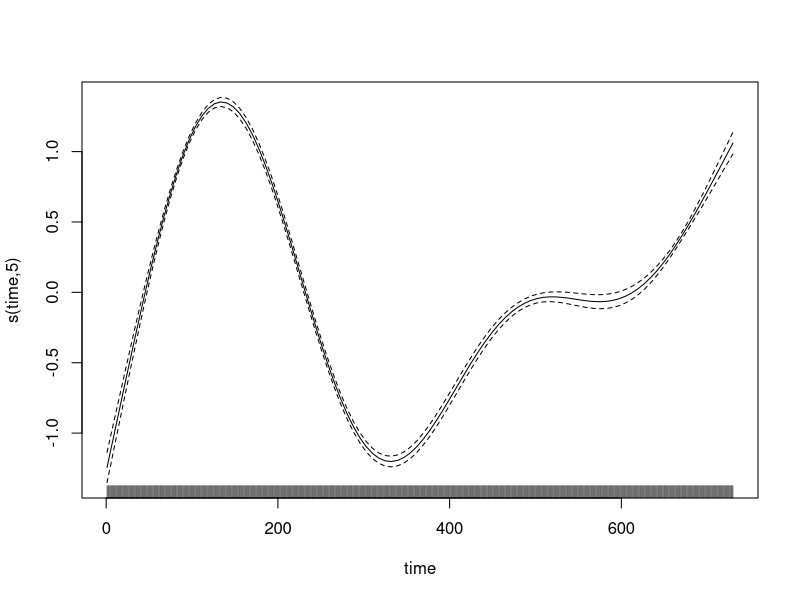
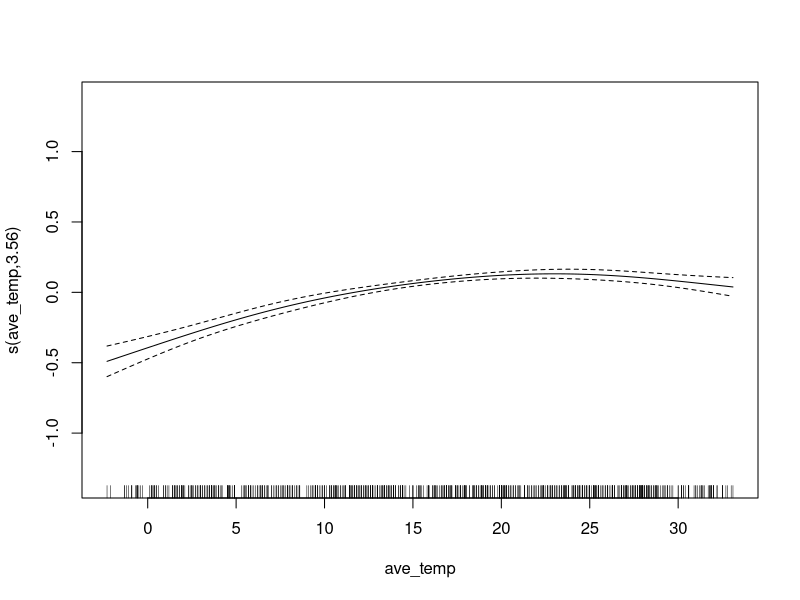

Write the R code that produced these figures, in order.
library(mgcv)
library(lubridate)
setwd('/Users/Evan/DataScience/R-Programming/HFMD/')
hfmd=read.csv('hfmd.csv')
hfmd$log=log(hfmd$cases)
hfmd$DOW=as.factor(hfmd$DOW)
hfmd$holiday=as.factor(hfmd$holiday)
hfmd$day=as.factor(hfmd$day)
hfmd$time<-1:length(hfmd[,1])

fit1<-gam(cases~s(time,k=6)+s(ave_temp,k=5)+DOW+holiday,family=poisson,method="REML",data=hfmd)
plot(fit1)
